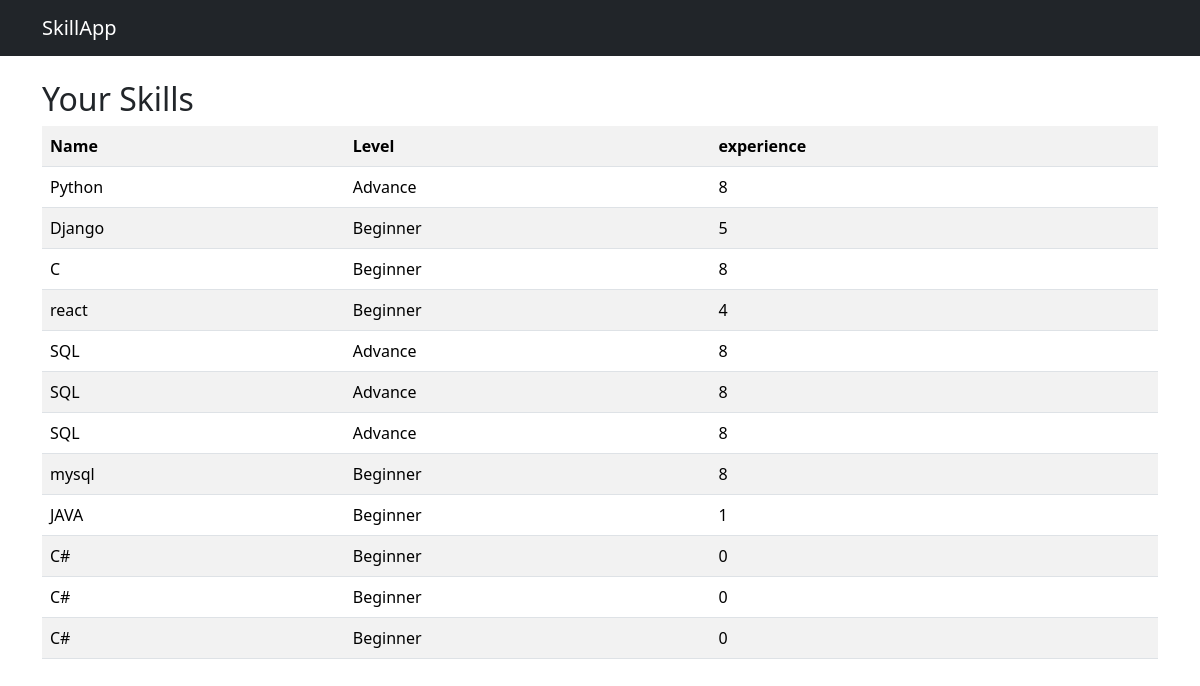
Page /skills/ on the earlier database version.
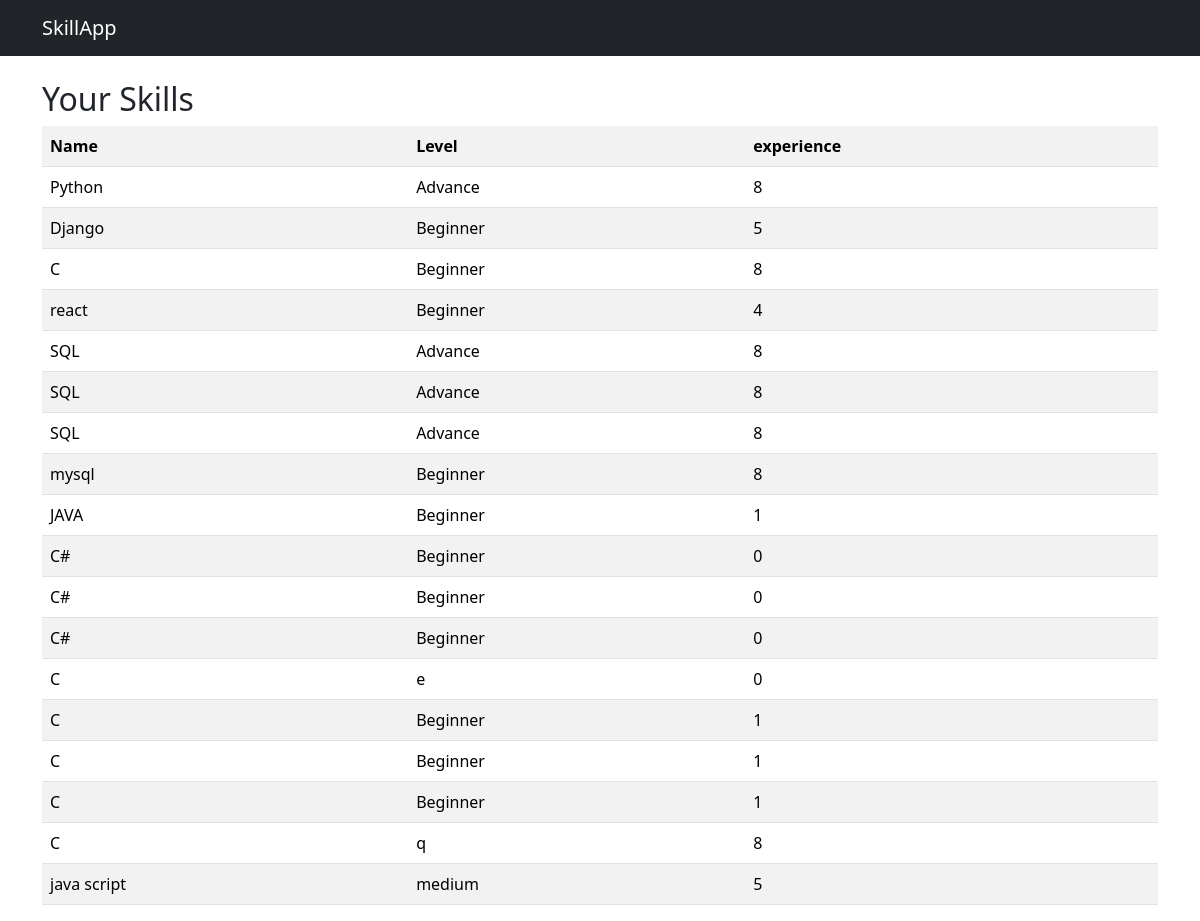
Same page on the later database version.
### app/models.py (models this page shows, shortened)
class Skills(models.Model):
    name=models.CharField(max_length=100)
    level=models.CharField(max_length=50)
    experience=models.IntegerField()

### app/views.py (the view)
# urls.py: path("skills/",skills),
def skills(request):
    skills=Skills.objects.all()
    context={"skills":skills}
    return render(request,"app/skills.html",context)

### app/templates/app/skills.html
{% extends "app/base.html" %}
{% block content %}
<h2>Your Skills</h2>
<table class="table table-striped">
<tr>
<th>Name</th>
<th>Level</th>
<th>experience</th>
</tr>
{% for skill in skills %}
<tr>
<td>{{ skill.name }}</td>
<td>{{ skill.level }}</td>
<td>{{ skill.experience }}</td>
</tr>
{% endfor %}
</table>
{% endblock %}

### app/templates/app/base.html (shortened to what this page needs)
<!DOCTYPE html>
<html>
<head>
<link href="https://cdn.jsdelivr.net/npm/bootstrap@5.3.2/dist/css/bootstrap.min.css" rel="stylesheet">
</head>
<body>
<nav class="navbar navbar-dark bg-dark">
<div class="container">
<a class="navbar-brand" href="#">SkillApp</a>
</div>
</nav>
<div class="container mt-4">
{% block content %}
{% endblock %}
</div>
</body>
</html>

Differences in the rows shown:
added Skills: name "C", level "e", experience "0"
added Skills: name "C", level "Beginner", experience "1"
added Skills: name "C", level "Beginner", experience "1"
added Skills: name "C", level "Beginner", experience "1"
added Skills: name "C", level "q", experience "8"
added Skills: name "java script", level "medium", experience "5"
